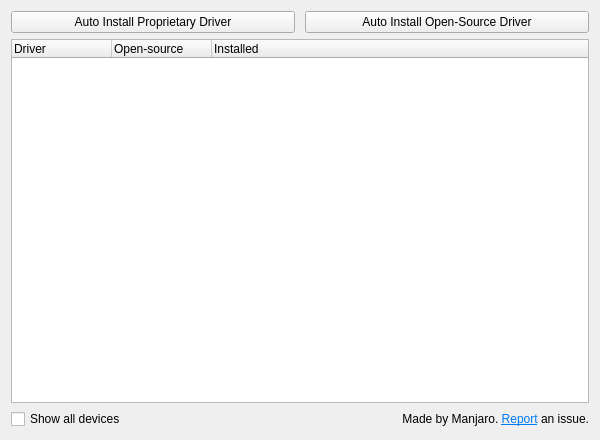
<?xml version="1.0" encoding="UTF-8"?>
<ui version="4.0">
 <class>PageMhwd</class>
 <widget class="QWidget" name="PageMhwd">
  <property name="geometry">
   <rect>
    <x>0</x>
    <y>0</y>
    <width>600</width>
    <height>440</height>
   </rect>
  </property>
  <property name="windowTitle">
   <string notr="true"/>
  </property>
  <layout class="QVBoxLayout" name="verticalLayout_3">
   <property name="leftMargin">
    <number>11</number>
   </property>
   <property name="topMargin">
    <number>11</number>
   </property>
   <property name="rightMargin">
    <number>11</number>
   </property>
   <property name="bottomMargin">
    <number>11</number>
   </property>
   <item>
    <layout class="QHBoxLayout" name="horizontalLayout" stretch="0,0">
     <property name="spacing">
      <number>10</number>
     </property>
     <item>
      <widget class="QPushButton" name="buttonInstallNonFree">
       <property name="text">
        <string>Auto Install Proprietary Driver</string>
       </property>
      </widget>
     </item>
     <item>
      <widget class="QPushButton" name="buttonInstallFree">
       <property name="text">
        <string>Auto Install Open-Source Driver</string>
       </property>
      </widget>
     </item>
    </layout>
   </item>
   <item>
    <layout class="QVBoxLayout" name="verticalLayout_2">
     <item>
      <widget class="QTreeWidget" name="treeWidget">
       <property name="styleSheet">
        <string notr="true">QPushButton color rgb(0, 0, 255)</string>
       </property>
       <property name="iconSize">
        <size>
         <width>36</width>
         <height>36</height>
        </size>
       </property>
       <property name="allColumnsShowFocus">
        <bool>true</bool>
       </property>
       <column>
        <property name="text">
         <string>Driver</string>
        </property>
       </column>
       <column>
        <property name="text">
         <string>Open-source</string>
        </property>
       </column>
       <column>
        <property name="text">
         <string>Installed</string>
        </property>
       </column>
      </widget>
     </item>
     <item>
      <layout class="QHBoxLayout" name="horizontalLayout_2">
       <item>
        <widget class="QCheckBox" name="checkBoxShowAll">
         <property name="text">
          <string>Show all devices</string>
         </property>
        </widget>
       </item>
       <item>
        <widget class="QLabel" name="kcmdisclaimer">
         <property name="text">
          <string>&lt;html&gt;&lt;head/&gt;&lt;body&gt;&lt;p align=&quot;right&quot;&gt;Made by Manjaro. &lt;a href=&quot;https://gitlab.manjaro.org/applications/manjaro-settings-manager/-/issues&quot;&gt;&lt;span style=&quot; text-decoration: underline; color:#007af4;&quot;&gt;Report&lt;/span&gt;&lt;/a&gt; an issue.&lt;/p&gt;&lt;/body&gt;&lt;/html&gt;</string>
         </property>
         <property name="scaledContents">
          <bool>false</bool>
         </property>
         <property name="wordWrap">
          <bool>true</bool>
         </property>
        </widget>
       </item>
      </layout>
     </item>
    </layout>
   </item>
  </layout>
  <action name="installAction">
   <property name="text">
    <string>Install</string>
   </property>
  </action>
  <action name="removeAction">
   <property name="text">
    <string>Remove</string>
   </property>
  </action>
  <action name="reinstallAction">
   <property name="text">
    <string>Reinstall</string>
   </property>
  </action>
 </widget>
 <resources/>
 <connections/>
</ui>
